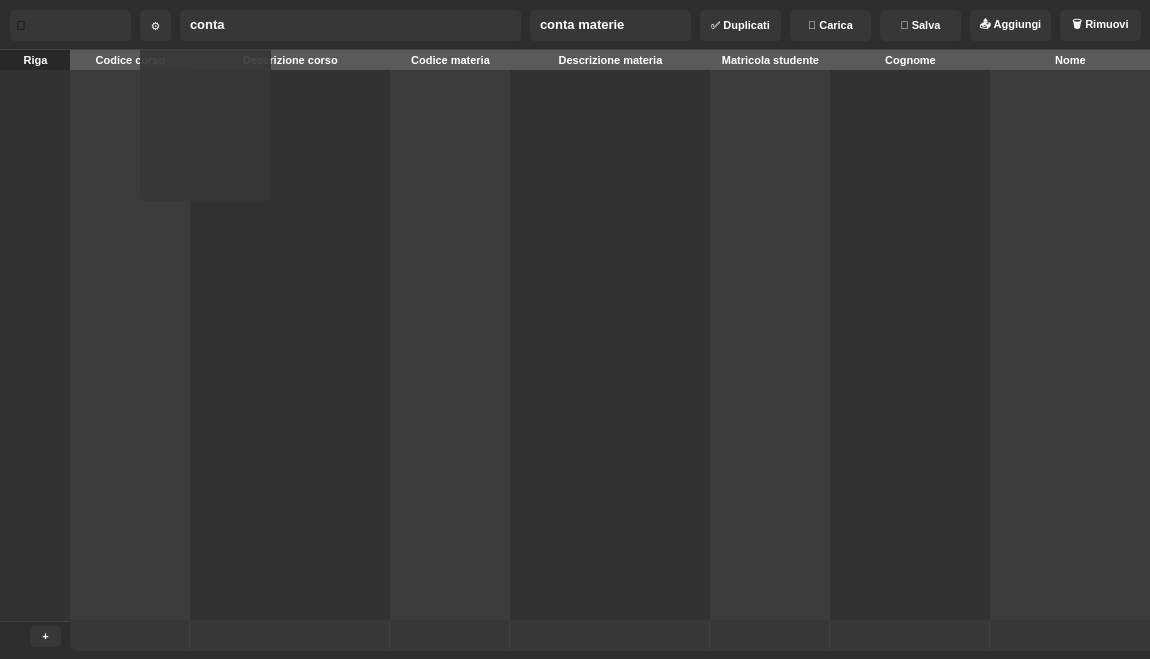
<?xml version="1.0" encoding="UTF-8"?>
<ui version="4.0">
 <class>MainWindow</class>
 <widget class="QMainWindow" name="MainWindow">
  <property name="geometry">
   <rect>
    <x>0</x>
    <y>0</y>
    <width>1150</width>
    <height>659</height>
   </rect>
  </property>
  <property name="minimumSize">
   <size>
    <width>1150</width>
    <height>659</height>
   </size>
  </property>
  <property name="maximumSize">
   <size>
    <width>1150</width>
    <height>659</height>
   </size>
  </property>
  <property name="windowTitle">
   <string>MainWindow</string>
  </property>
  <property name="styleSheet">
   <string notr="true"/>
  </property>
  <widget class="QWidget" name="centralwidget">
   <widget class="QListWidget" name="numero">
    <property name="geometry">
     <rect>
      <x>0</x>
      <y>70</y>
      <width>71</width>
      <height>551</height>
     </rect>
    </property>
    <property name="styleSheet">
     <string notr="true">background-color: rgb(50,50,50); border-radius: 0px; color: white;</string>
    </property>
   </widget>
   <widget class="QListWidget" name="codice_corso">
    <property name="geometry">
     <rect>
      <x>70</x>
      <y>70</y>
      <width>121</width>
      <height>551</height>
     </rect>
    </property>
    <property name="styleSheet">
     <string notr="true">background-color: rgb(60,60,60); border-radius: 0px; color: white;</string>
    </property>
   </widget>
   <widget class="QListWidget" name="nome_corso">
    <property name="geometry">
     <rect>
      <x>190</x>
      <y>70</y>
      <width>201</width>
      <height>551</height>
     </rect>
    </property>
    <property name="styleSheet">
     <string notr="true">background-color: rgb(50,50,50); border-radius: 0px; color: white;</string>
    </property>
   </widget>
   <widget class="QListWidget" name="codice_materia">
    <property name="geometry">
     <rect>
      <x>390</x>
      <y>70</y>
      <width>121</width>
      <height>551</height>
     </rect>
    </property>
    <property name="styleSheet">
     <string notr="true">background-color: rgb(60,60,60); border-radius: 0px; color: white;</string>
    </property>
   </widget>
   <widget class="QListWidget" name="nome_materia">
    <property name="geometry">
     <rect>
      <x>510</x>
      <y>70</y>
      <width>201</width>
      <height>551</height>
     </rect>
    </property>
    <property name="styleSheet">
     <string notr="true">background-color: rgb(50,50,50); border-radius: 0px; color: white;</string>
    </property>
   </widget>
   <widget class="QListWidget" name="matricola">
    <property name="geometry">
     <rect>
      <x>710</x>
      <y>70</y>
      <width>121</width>
      <height>551</height>
     </rect>
    </property>
    <property name="styleSheet">
     <string notr="true">background-color: rgb(60,60,60); border-radius: 0px; color: white;</string>
    </property>
   </widget>
   <widget class="QListWidget" name="cognome">
    <property name="geometry">
     <rect>
      <x>830</x>
      <y>70</y>
      <width>161</width>
      <height>551</height>
     </rect>
    </property>
    <property name="styleSheet">
     <string notr="true">background-color: rgb(50,50,50); border-radius: 0px; color: white;</string>
    </property>
   </widget>
   <widget class="QListWidget" name="nome">
    <property name="geometry">
     <rect>
      <x>990</x>
      <y>70</y>
      <width>161</width>
      <height>551</height>
     </rect>
    </property>
    <property name="styleSheet">
     <string notr="true">background-color: rgb(60,60,60); border-radius: 0px; color: white;
</string>
    </property>
   </widget>
   <widget class="QPushButton" name="carica_file">
    <property name="geometry">
     <rect>
      <x>790</x>
      <y>10</y>
      <width>81</width>
      <height>31</height>
     </rect>
    </property>
    <property name="styleSheet">
     <string notr="true">QPushButton {
background-color: rgb(55,55,55); border-radius: 5px; color: white;
font-weight: bold; font-size: 11px;
}
QPushButton:hover {
    font-size: 12px;
	background-color: rgb(65,65,65);
}</string>
    </property>
    <property name="text">
     <string>📂 Carica</string>
    </property>
   </widget>
   <widget class="QLineEdit" name="cerca">
    <property name="geometry">
     <rect>
      <x>30</x>
      <y>10</y>
      <width>113</width>
      <height>28</height>
     </rect>
    </property>
    <property name="styleSheet">
     <string notr="true">background-color: rgba(1,1,1,0); border: 0px;
color: white;</string>
    </property>
   </widget>
   <widget class="QListWidget" name="filtro">
    <property name="geometry">
     <rect>
      <x>140</x>
      <y>50</y>
      <width>131</width>
      <height>151</height>
     </rect>
    </property>
    <property name="styleSheet">
     <string notr="true">background-color: rgba(55,55,55,0.92);
border: 0px;
border-radius: 6px;
border-top-left-radius: 0;
border-top-right-radius: 0;
color: white;</string>
    </property>
    <property name="autoScroll">
     <bool>false</bool>
    </property>
   </widget>
   <widget class="QPushButton" name="aggiungi_in_coda">
    <property name="geometry">
     <rect>
      <x>970</x>
      <y>10</y>
      <width>81</width>
      <height>31</height>
     </rect>
    </property>
    <property name="styleSheet">
     <string notr="true">QPushButton {
background-color: rgb(55,55,55); border-radius: 5px; color: white;
font-weight: bold; font-size: 11px;
}
QPushButton:hover {
    font-size: 12px;
	background-color: rgb(65,65,65);
}</string>
    </property>
    <property name="text">
     <string>📤 Aggiungi</string>
    </property>
   </widget>
   <widget class="QLineEdit" name="add_codice_corso">
    <property name="geometry">
     <rect>
      <x>70</x>
      <y>620</y>
      <width>121</width>
      <height>31</height>
     </rect>
    </property>
    <property name="styleSheet">
     <string notr="true">QLineEdit{
background-color: rgb(55,55,55); border-radius: 0px; color: white;
 font-size: 13px;
border-right: 2px solid rgb(65,65,65);
 border-bottom-left-radius: 7px;
}
QLineEdit:hover {
    font-size: 13px;
	background-color: rgb(60,60,60);
}</string>
    </property>
   </widget>
   <widget class="QLineEdit" name="add_nome_corso">
    <property name="geometry">
     <rect>
      <x>190</x>
      <y>620</y>
      <width>201</width>
      <height>31</height>
     </rect>
    </property>
    <property name="styleSheet">
     <string notr="true">QLineEdit{
background-color: rgb(55,55,55); border-radius: 0px; color: white;
 font-size: 13px;
border-right: 2px solid rgb(65,65,65);
}
QLineEdit:hover {
    font-size: 13px;
	background-color: rgb(60,60,60);
}</string>
    </property>
   </widget>
   <widget class="QLineEdit" name="add_codice_materia">
    <property name="geometry">
     <rect>
      <x>390</x>
      <y>620</y>
      <width>121</width>
      <height>31</height>
     </rect>
    </property>
    <property name="styleSheet">
     <string notr="true">QLineEdit{
background-color: rgb(55,55,55); border-radius: 0px; color: white;
 font-size: 13px;
border-right: 2px solid rgb(65,65,65);
}
QLineEdit:hover {
    font-size: 13px;
	background-color: rgb(60,60,60);
}</string>
    </property>
   </widget>
   <widget class="QLineEdit" name="add_nome_materia">
    <property name="geometry">
     <rect>
      <x>510</x>
      <y>620</y>
      <width>201</width>
      <height>31</height>
     </rect>
    </property>
    <property name="styleSheet">
     <string notr="true">QLineEdit{
background-color: rgb(55,55,55); border-radius: 0px; color: white;
 font-size: 13px;
border-right: 2px solid rgb(65,65,65);
}
QLineEdit:hover {
    font-size: 13px;
	background-color: rgb(60,60,60);
}</string>
    </property>
   </widget>
   <widget class="QLineEdit" name="add_matricola">
    <property name="geometry">
     <rect>
      <x>710</x>
      <y>620</y>
      <width>121</width>
      <height>31</height>
     </rect>
    </property>
    <property name="styleSheet">
     <string notr="true">QLineEdit{
background-color: rgb(55,55,55); border-radius: 0px; color: white;
 font-size: 13px;
border-right: 2px solid rgb(65,65,65);
}
QLineEdit:hover {
    font-size: 13px;
	background-color: rgb(60,60,60);
}</string>
    </property>
   </widget>
   <widget class="QLineEdit" name="add_cognome">
    <property name="geometry">
     <rect>
      <x>830</x>
      <y>620</y>
      <width>161</width>
      <height>31</height>
     </rect>
    </property>
    <property name="styleSheet">
     <string notr="true">QLineEdit{
background-color: rgb(55,55,55); border-radius: 0px; color: white;
 font-size: 13px;
border-right: 2px solid rgb(65,65,65);
}
QLineEdit:hover {
    font-size: 13px;
	background-color: rgb(60,60,60);
}</string>
    </property>
   </widget>
   <widget class="QLineEdit" name="add_nome">
    <property name="geometry">
     <rect>
      <x>990</x>
      <y>620</y>
      <width>161</width>
      <height>31</height>
     </rect>
    </property>
    <property name="styleSheet">
     <string notr="true">QLineEdit{
background-color: rgb(55,55,55); border-radius: 0px; color: white;
 font-size: 13px;
}
QLineEdit:hover {
    font-size: 13px;
	background-color: rgb(60,60,60);
}</string>
    </property>
   </widget>
   <widget class="QPushButton" name="add_btn">
    <property name="geometry">
     <rect>
      <x>30</x>
      <y>626</y>
      <width>31</width>
      <height>21</height>
     </rect>
    </property>
    <property name="styleSheet">
     <string notr="true">QPushButton {
background-color: rgb(55,55,55); border-radius: 5px; color: white;
font-weight: bold; font-size: 11px;
}
QPushButton:hover {
    font-size: 12px;
	background-color: rgb(65,65,65);
}</string>
    </property>
    <property name="text">
     <string>+</string>
    </property>
   </widget>
   <widget class="QPushButton" name="rimuovi">
    <property name="geometry">
     <rect>
      <x>1060</x>
      <y>10</y>
      <width>81</width>
      <height>31</height>
     </rect>
    </property>
    <property name="styleSheet">
     <string notr="true">QPushButton {
background-color: rgb(55,55,55); border-radius: 5px; color: white;
font-weight: bold; font-size: 11px;
}
QPushButton:hover {
    font-size: 12px;
	background-color: rgb(65,65,65);
}</string>
    </property>
    <property name="text">
     <string>🗑️ Rimuovi</string>
    </property>
   </widget>
   <widget class="QLabel" name="riga">
    <property name="geometry">
     <rect>
      <x>0</x>
      <y>50</y>
      <width>71</width>
      <height>20</height>
     </rect>
    </property>
    <property name="layoutDirection">
     <enum>Qt::LayoutDirection::LeftToRight</enum>
    </property>
    <property name="styleSheet">
     <string notr="true">background-color: rgb(40,40,40); border-radius: 0px; color: white;
font-weight: bold; font-size: 11px;</string>
    </property>
    <property name="text">
     <string>Riga</string>
    </property>
    <property name="textFormat">
     <enum>Qt::TextFormat::AutoText</enum>
    </property>
    <property name="alignment">
     <set>Qt::AlignmentFlag::AlignCenter</set>
    </property>
   </widget>
   <widget class="QLabel" name="codice_corsob">
    <property name="geometry">
     <rect>
      <x>70</x>
      <y>50</y>
      <width>121</width>
      <height>20</height>
     </rect>
    </property>
    <property name="layoutDirection">
     <enum>Qt::LayoutDirection::LeftToRight</enum>
    </property>
    <property name="styleSheet">
     <string notr="true">background-color: rgb(50,50,50); border-radius: 0px; color: white;
font-weight: bold; font-size: 11px;</string>
    </property>
    <property name="text">
     <string>Codice corso</string>
    </property>
    <property name="textFormat">
     <enum>Qt::TextFormat::AutoText</enum>
    </property>
    <property name="alignment">
     <set>Qt::AlignmentFlag::AlignCenter</set>
    </property>
   </widget>
   <widget class="QLabel" name="descrizione_corsob">
    <property name="geometry">
     <rect>
      <x>190</x>
      <y>50</y>
      <width>201</width>
      <height>20</height>
     </rect>
    </property>
    <property name="layoutDirection">
     <enum>Qt::LayoutDirection::LeftToRight</enum>
    </property>
    <property name="styleSheet">
     <string notr="true">background-color: rgb(40,40,40); border-radius: 0px; color: white;
font-weight: bold; font-size: 11px;</string>
    </property>
    <property name="text">
     <string>Descrizione corso</string>
    </property>
    <property name="textFormat">
     <enum>Qt::TextFormat::AutoText</enum>
    </property>
    <property name="alignment">
     <set>Qt::AlignmentFlag::AlignCenter</set>
    </property>
   </widget>
   <widget class="QLabel" name="codice_materia_b">
    <property name="geometry">
     <rect>
      <x>390</x>
      <y>50</y>
      <width>121</width>
      <height>20</height>
     </rect>
    </property>
    <property name="layoutDirection">
     <enum>Qt::LayoutDirection::LeftToRight</enum>
    </property>
    <property name="styleSheet">
     <string notr="true">background-color: rgb(50,50,50); border-radius: 0px; color: white;
font-weight: bold; font-size: 11px;</string>
    </property>
    <property name="text">
     <string>Codice materia</string>
    </property>
    <property name="textFormat">
     <enum>Qt::TextFormat::AutoText</enum>
    </property>
    <property name="alignment">
     <set>Qt::AlignmentFlag::AlignCenter</set>
    </property>
   </widget>
   <widget class="QLabel" name="descrizione_materiab">
    <property name="geometry">
     <rect>
      <x>510</x>
      <y>50</y>
      <width>201</width>
      <height>20</height>
     </rect>
    </property>
    <property name="layoutDirection">
     <enum>Qt::LayoutDirection::LeftToRight</enum>
    </property>
    <property name="styleSheet">
     <string notr="true">background-color: rgb(40,40,40); border-radius: 0px; color: white;
font-weight: bold; font-size: 11px;</string>
    </property>
    <property name="text">
     <string>Descrizione materia</string>
    </property>
    <property name="textFormat">
     <enum>Qt::TextFormat::AutoText</enum>
    </property>
    <property name="alignment">
     <set>Qt::AlignmentFlag::AlignCenter</set>
    </property>
   </widget>
   <widget class="QLabel" name="matricola_studenteb">
    <property name="geometry">
     <rect>
      <x>710</x>
      <y>50</y>
      <width>121</width>
      <height>20</height>
     </rect>
    </property>
    <property name="layoutDirection">
     <enum>Qt::LayoutDirection::LeftToRight</enum>
    </property>
    <property name="styleSheet">
     <string notr="true">background-color: rgb(50,50,50); border-radius: 0px; color: white;
font-weight: bold; font-size: 11px;</string>
    </property>
    <property name="text">
     <string>Matricola studente</string>
    </property>
    <property name="textFormat">
     <enum>Qt::TextFormat::AutoText</enum>
    </property>
    <property name="alignment">
     <set>Qt::AlignmentFlag::AlignCenter</set>
    </property>
   </widget>
   <widget class="QLabel" name="cognomeb">
    <property name="geometry">
     <rect>
      <x>830</x>
      <y>50</y>
      <width>161</width>
      <height>20</height>
     </rect>
    </property>
    <property name="layoutDirection">
     <enum>Qt::LayoutDirection::LeftToRight</enum>
    </property>
    <property name="styleSheet">
     <string notr="true">background-color: rgb(40,40,40); border-radius: 0px; color: white;
font-weight: bold; font-size: 11px;</string>
    </property>
    <property name="text">
     <string>Cognome</string>
    </property>
    <property name="textFormat">
     <enum>Qt::TextFormat::AutoText</enum>
    </property>
    <property name="alignment">
     <set>Qt::AlignmentFlag::AlignCenter</set>
    </property>
   </widget>
   <widget class="QLabel" name="nomeb">
    <property name="geometry">
     <rect>
      <x>990</x>
      <y>50</y>
      <width>161</width>
      <height>20</height>
     </rect>
    </property>
    <property name="layoutDirection">
     <enum>Qt::LayoutDirection::LeftToRight</enum>
    </property>
    <property name="styleSheet">
     <string notr="true">background-color: rgb(50,50,50); border-radius: 0px; color: white;
font-weight: bold; font-size: 11px;</string>
    </property>
    <property name="text">
     <string>Nome</string>
    </property>
    <property name="textFormat">
     <enum>Qt::TextFormat::AutoText</enum>
    </property>
    <property name="alignment">
     <set>Qt::AlignmentFlag::AlignCenter</set>
    </property>
   </widget>
   <widget class="QLabel" name="sfondo">
    <property name="geometry">
     <rect>
      <x>0</x>
      <y>620</y>
      <width>1151</width>
      <height>41</height>
     </rect>
    </property>
    <property name="styleSheet">
     <string notr="true">background-color: rgb(45,45,45); border-radius: 0px;
border-top: 2px solid rgb(65,65,65);</string>
    </property>
    <property name="text">
     <string/>
    </property>
   </widget>
   <widget class="QLabel" name="sfondo_2">
    <property name="geometry">
     <rect>
      <x>0</x>
      <y>0</y>
      <width>1151</width>
      <height>51</height>
     </rect>
    </property>
    <property name="styleSheet">
     <string notr="true">background-color: rgb(45,45,45); border-radius: 0px;
border-bottom: 2px solid rgb(65,65,65);</string>
    </property>
    <property name="text">
     <string/>
    </property>
   </widget>
   <widget class="QLabel" name="sfondo_cerca">
    <property name="geometry">
     <rect>
      <x>10</x>
      <y>10</y>
      <width>121</width>
      <height>31</height>
     </rect>
    </property>
    <property name="styleSheet">
     <string notr="true">background-color: rgb(55,55,55); border-radius: 5px;</string>
    </property>
    <property name="text">
     <string>  🔎</string>
    </property>
   </widget>
   <widget class="QPushButton" name="salva">
    <property name="geometry">
     <rect>
      <x>880</x>
      <y>10</y>
      <width>81</width>
      <height>31</height>
     </rect>
    </property>
    <property name="styleSheet">
     <string notr="true">QPushButton {
background-color: rgb(55,55,55); border-radius: 5px; color: white;
font-weight: bold; font-size: 11px;
}
QPushButton:hover {
    font-size: 12px;
	background-color: rgb(65,65,65);
}</string>
    </property>
    <property name="text">
     <string>💾 Salva</string>
    </property>
   </widget>
   <widget class="QLabel" name="conta">
    <property name="geometry">
     <rect>
      <x>190</x>
      <y>10</y>
      <width>321</width>
      <height>28</height>
     </rect>
    </property>
    <property name="styleSheet">
     <string notr="true">color: white;font-weight: bold;font-size: 13px;</string>
    </property>
    <property name="text">
     <string>conta</string>
    </property>
   </widget>
   <widget class="QLabel" name="snome_corso">
    <property name="geometry">
     <rect>
      <x>190</x>
      <y>50</y>
      <width>201</width>
      <height>20</height>
     </rect>
    </property>
    <property name="layoutDirection">
     <enum>Qt::LayoutDirection::LeftToRight</enum>
    </property>
    <property name="styleSheet">
     <string notr="true">background-color: rgb(90,90,90);border-radius: 0px; color: white;
font-weight: bold; font-size: 11px;</string>
    </property>
    <property name="text">
     <string>Descrizione corso</string>
    </property>
    <property name="textFormat">
     <enum>Qt::TextFormat::AutoText</enum>
    </property>
    <property name="alignment">
     <set>Qt::AlignmentFlag::AlignCenter</set>
    </property>
   </widget>
   <widget class="QLabel" name="snome">
    <property name="geometry">
     <rect>
      <x>990</x>
      <y>50</y>
      <width>161</width>
      <height>20</height>
     </rect>
    </property>
    <property name="layoutDirection">
     <enum>Qt::LayoutDirection::LeftToRight</enum>
    </property>
    <property name="styleSheet">
     <string notr="true">background-color: rgb(90,90,90); border-radius: 0px; color: white;
font-weight: bold; font-size: 11px;</string>
    </property>
    <property name="text">
     <string>Nome</string>
    </property>
    <property name="textFormat">
     <enum>Qt::TextFormat::AutoText</enum>
    </property>
    <property name="alignment">
     <set>Qt::AlignmentFlag::AlignCenter</set>
    </property>
   </widget>
   <widget class="QLabel" name="scodice_corso">
    <property name="geometry">
     <rect>
      <x>70</x>
      <y>50</y>
      <width>121</width>
      <height>20</height>
     </rect>
    </property>
    <property name="layoutDirection">
     <enum>Qt::LayoutDirection::LeftToRight</enum>
    </property>
    <property name="styleSheet">
     <string notr="true">background-color: rgb(90,90,90); border-radius: 0px; color: white;
font-weight: bold; font-size: 11px;</string>
    </property>
    <property name="text">
     <string>Codice corso</string>
    </property>
    <property name="textFormat">
     <enum>Qt::TextFormat::AutoText</enum>
    </property>
    <property name="alignment">
     <set>Qt::AlignmentFlag::AlignCenter</set>
    </property>
   </widget>
   <widget class="QLabel" name="scodice_materia">
    <property name="geometry">
     <rect>
      <x>390</x>
      <y>50</y>
      <width>121</width>
      <height>20</height>
     </rect>
    </property>
    <property name="layoutDirection">
     <enum>Qt::LayoutDirection::LeftToRight</enum>
    </property>
    <property name="styleSheet">
     <string notr="true">background-color: rgb(90,90,90); border-radius: 0px; color: white;
font-weight: bold; font-size: 11px;</string>
    </property>
    <property name="text">
     <string>Codice materia</string>
    </property>
    <property name="textFormat">
     <enum>Qt::TextFormat::AutoText</enum>
    </property>
    <property name="alignment">
     <set>Qt::AlignmentFlag::AlignCenter</set>
    </property>
   </widget>
   <widget class="QLabel" name="smatricola">
    <property name="geometry">
     <rect>
      <x>710</x>
      <y>50</y>
      <width>121</width>
      <height>20</height>
     </rect>
    </property>
    <property name="layoutDirection">
     <enum>Qt::LayoutDirection::LeftToRight</enum>
    </property>
    <property name="styleSheet">
     <string notr="true">background-color: rgb(90,90,90); border-radius: 0px; color: white;
font-weight: bold; font-size: 11px;</string>
    </property>
    <property name="text">
     <string>Matricola studente</string>
    </property>
    <property name="textFormat">
     <enum>Qt::TextFormat::AutoText</enum>
    </property>
    <property name="alignment">
     <set>Qt::AlignmentFlag::AlignCenter</set>
    </property>
   </widget>
   <widget class="QLabel" name="snome_materia">
    <property name="geometry">
     <rect>
      <x>510</x>
      <y>50</y>
      <width>201</width>
      <height>20</height>
     </rect>
    </property>
    <property name="layoutDirection">
     <enum>Qt::LayoutDirection::LeftToRight</enum>
    </property>
    <property name="styleSheet">
     <string notr="true">background-color: rgb(90,90,90); border-radius: 0px; color: white;
font-weight: bold; font-size: 11px;</string>
    </property>
    <property name="text">
     <string>Descrizione materia</string>
    </property>
    <property name="textFormat">
     <enum>Qt::TextFormat::AutoText</enum>
    </property>
    <property name="alignment">
     <set>Qt::AlignmentFlag::AlignCenter</set>
    </property>
   </widget>
   <widget class="QLabel" name="scognome">
    <property name="geometry">
     <rect>
      <x>830</x>
      <y>50</y>
      <width>161</width>
      <height>20</height>
     </rect>
    </property>
    <property name="layoutDirection">
     <enum>Qt::LayoutDirection::LeftToRight</enum>
    </property>
    <property name="styleSheet">
     <string notr="true">background-color: rgb(90,90,90);border-radius: 0px; color: white;
font-weight: bold; font-size: 11px;</string>
    </property>
    <property name="text">
     <string>Cognome</string>
    </property>
    <property name="textFormat">
     <enum>Qt::TextFormat::AutoText</enum>
    </property>
    <property name="alignment">
     <set>Qt::AlignmentFlag::AlignCenter</set>
    </property>
   </widget>
   <widget class="QPushButton" name="settings_toggle">
    <property name="geometry">
     <rect>
      <x>140</x>
      <y>10</y>
      <width>31</width>
      <height>31</height>
     </rect>
    </property>
    <property name="styleSheet">
     <string notr="true">QPushButton {
background-color: rgb(55,55,55); border-radius: 5px; color: white;
font-weight: bold; font-size: 11px;
}
QPushButton:hover {
    font-size: 12px;
	background-color: rgb(65,65,65);
}</string>
    </property>
    <property name="text">
     <string>⚙️</string>
    </property>
   </widget>
   <widget class="QLabel" name="contabg">
    <property name="geometry">
     <rect>
      <x>180</x>
      <y>10</y>
      <width>341</width>
      <height>31</height>
     </rect>
    </property>
    <property name="styleSheet">
     <string notr="true">background-color: rgb(55,55,55); border-radius: 5px;</string>
    </property>
    <property name="text">
     <string/>
    </property>
   </widget>
   <widget class="QPushButton" name="duplicati">
    <property name="geometry">
     <rect>
      <x>700</x>
      <y>10</y>
      <width>81</width>
      <height>31</height>
     </rect>
    </property>
    <property name="styleSheet">
     <string notr="true">QPushButton {
background-color: rgb(55,55,55); border-radius: 5px; color: white;
font-weight: bold; font-size: 11px;
}
QPushButton:hover {
    font-size: 12px;
	background-color: rgb(65,65,65);
}</string>
    </property>
    <property name="text">
     <string> ❌ Duplicati</string>
    </property>
   </widget>
   <widget class="QPushButton" name="duplicati_on">
    <property name="geometry">
     <rect>
      <x>700</x>
      <y>10</y>
      <width>81</width>
      <height>31</height>
     </rect>
    </property>
    <property name="styleSheet">
     <string notr="true">QPushButton {
background-color: rgb(55,55,55); border-radius: 5px; color: white;
font-weight: bold; font-size: 11px;
}
QPushButton:hover {
    font-size: 12px;
	background-color: rgb(65,65,65);
}</string>
    </property>
    <property name="text">
     <string>✅ Duplicati</string>
    </property>
   </widget>
   <widget class="QLabel" name="conta_materie">
    <property name="geometry">
     <rect>
      <x>540</x>
      <y>10</y>
      <width>141</width>
      <height>28</height>
     </rect>
    </property>
    <property name="styleSheet">
     <string notr="true">color: white;font-weight: bold;font-size: 13px;</string>
    </property>
    <property name="text">
     <string>conta materie</string>
    </property>
   </widget>
   <widget class="QLabel" name="contabg_2">
    <property name="geometry">
     <rect>
      <x>530</x>
      <y>10</y>
      <width>161</width>
      <height>31</height>
     </rect>
    </property>
    <property name="styleSheet">
     <string notr="true">background-color: rgb(55,55,55); border-radius: 5px;</string>
    </property>
    <property name="text">
     <string/>
    </property>
   </widget>
   <zorder>sfondo_2</zorder>
   <zorder>contabg_2</zorder>
   <zorder>sfondo</zorder>
   <zorder>numero</zorder>
   <zorder>codice_corso</zorder>
   <zorder>nome_corso</zorder>
   <zorder>codice_materia</zorder>
   <zorder>nome_materia</zorder>
   <zorder>matricola</zorder>
   <zorder>cognome</zorder>
   <zorder>nome</zorder>
   <zorder>carica_file</zorder>
   <zorder>aggiungi_in_coda</zorder>
   <zorder>add_codice_corso</zorder>
   <zorder>add_nome_corso</zorder>
   <zorder>add_codice_materia</zorder>
   <zorder>add_nome_materia</zorder>
   <zorder>add_matricola</zorder>
   <zorder>add_cognome</zorder>
   <zorder>add_nome</zorder>
   <zorder>add_btn</zorder>
   <zorder>rimuovi</zorder>
   <zorder>riga</zorder>
   <zorder>codice_corsob</zorder>
   <zorder>descrizione_corsob</zorder>
   <zorder>codice_materia_b</zorder>
   <zorder>descrizione_materiab</zorder>
   <zorder>matricola_studenteb</zorder>
   <zorder>cognomeb</zorder>
   <zorder>nomeb</zorder>
   <zorder>sfondo_cerca</zorder>
   <zorder>cerca</zorder>
   <zorder>salva</zorder>
   <zorder>snome_corso</zorder>
   <zorder>snome</zorder>
   <zorder>scodice_corso</zorder>
   <zorder>scodice_materia</zorder>
   <zorder>smatricola</zorder>
   <zorder>snome_materia</zorder>
   <zorder>scognome</zorder>
   <zorder>filtro</zorder>
   <zorder>settings_toggle</zorder>
   <zorder>contabg</zorder>
   <zorder>duplicati</zorder>
   <zorder>duplicati_on</zorder>
   <zorder>conta</zorder>
   <zorder>conta_materie</zorder>
  </widget>
 </widget>
 <resources/>
 <connections/>
</ui>
